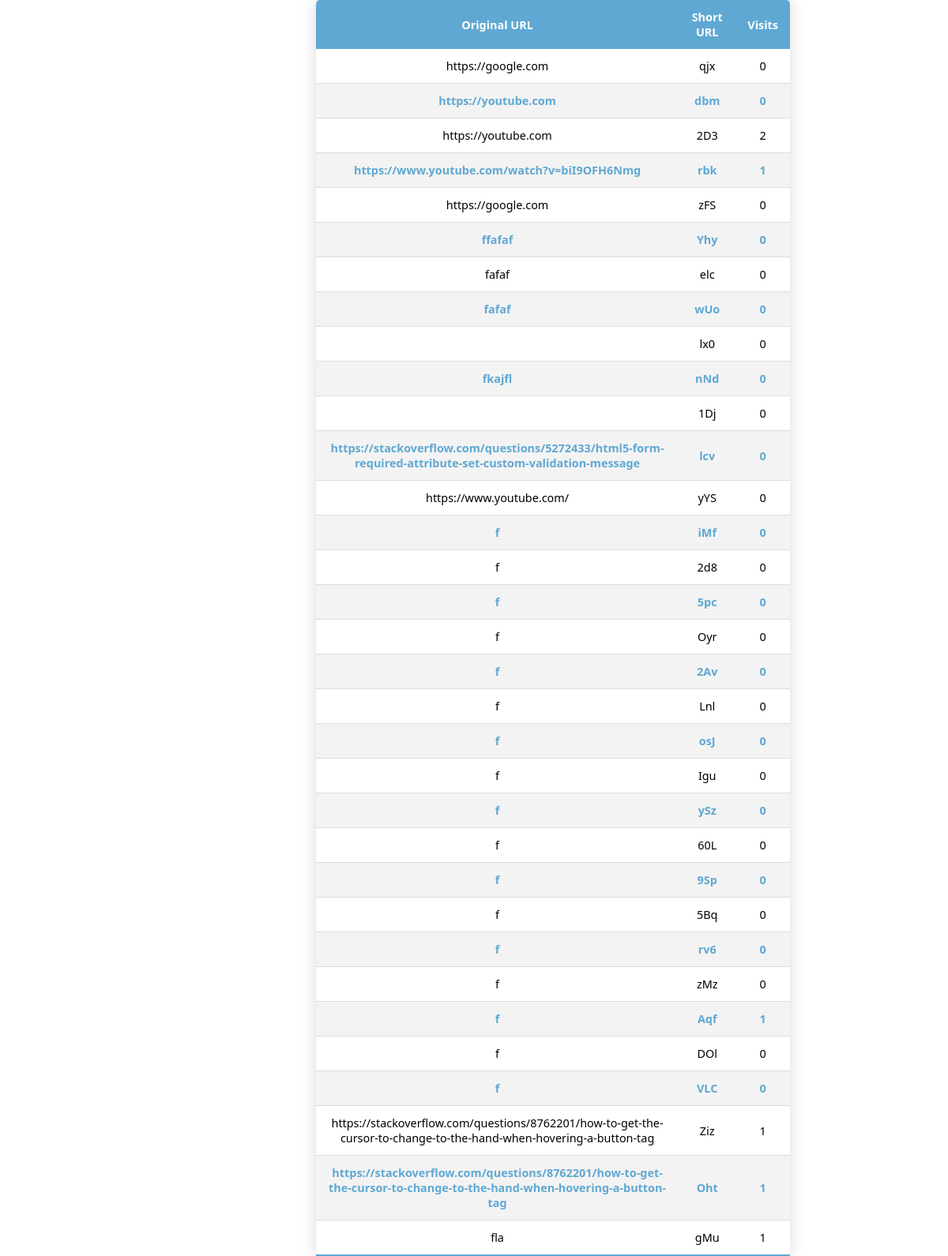
/stats, run on an earlier commit of the app's database.
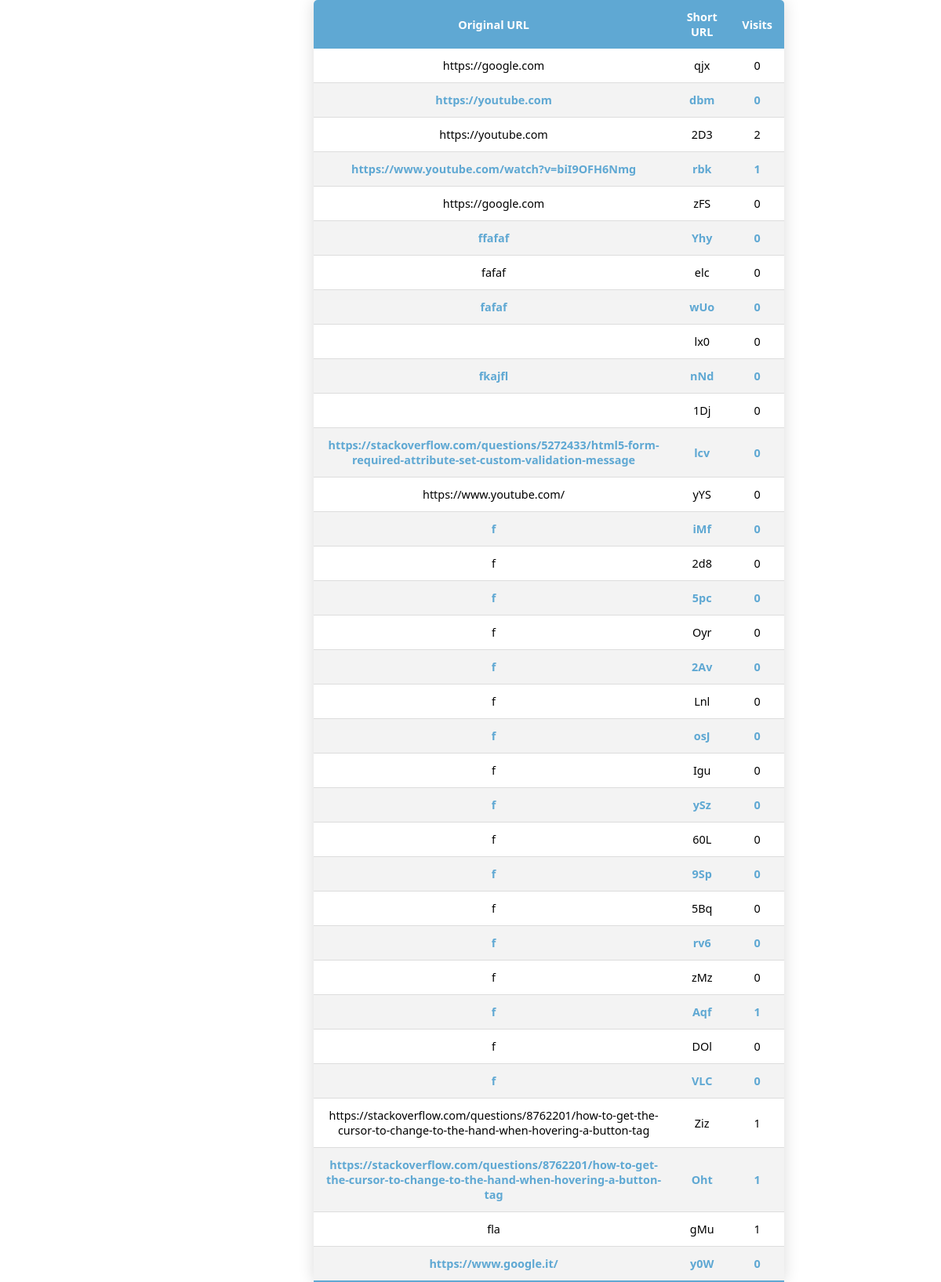
And on a later commit of the database.
### models.py (models this page shows, shortened)
class Link(db.Model):
    id = db.Column(db.Integer, primary_key=True)
    original_url = db.Column(db.String(512))
    short_url = db.Column(db.String(3), unique=True)
    visits = db.Column(db.Integer, default=0)
    date_created = db.Column(db.DateTime, default=datetime.now)

### routes.py (the view)
@short.route('/stats')
def stats():
    links = Link.query.all()
    return render_template('stats.html', links=links)

### templates/stats.html
<!DOCTYPE html>
<html>
    <head>
        <link rel="stylesheet" href="{{ url_for('static', filename='style.css') }}">
    </head>
    <body>
        <table class="content-table">
            <thead>
                <tr>
                    <th>Original URL</th>
                    <th>Short URL</th>
                    <th>Visits</th>
                </tr>
            </thead>
            <tbody>
                {% for link in links %}
                <tr>
                    <td>{{ link.original_url }}</td>
                    <td>{{ link.short_url }}</td>
                    <td>{{ link.visits }}</td>
                </tr>
                {% endfor %}
            </tbody>
        </table>
    </body>
</html>

### static/style.css (style rules this page uses)
* { margin: 0; padding: 0; box-sizing: border-box; }
:root { --c-light-gray: #e2e2e2; --c-gray: #6c757d; }
html { font-family: "Segoe UI", sans-serif; }
body { padding: 0 200px 0 200px; height: 100vh; max-height: 100vh; }
::placeholder { opacity: 60%; }
.content-table { border-collapse: collapse; margin: 25px, 0; margin-left: 25%; font-size: 0.9em; min-width: 400px; border-radius: 5px 5px 0 0; overflow: hidden; box-shadow: 0 0 20px rgba(0, 0, 0, 0.15); }
.content-table thead tr { background-color: #5fa8d3; color: #ffffff; text-align: center; font-weight: bold; }
.content-table th, .content-table td { padding: 12px 15px; }
.content-table tbody tr { text-align: center; border-bottom: 1px solid #dddddd; }
.content-table tbody tr:nth-of-type(even) { background-color: #f3f3f3; color: #5fa8d3; font-weight: bold; }
.content-table tbody tr:last-of-type { border-bottom: 2px solid #5fa8d3; }

What changed in the data, as far as the page shows it:
added Link: original_url "https://www.google.it/", short_url "y0W", visits "0"
